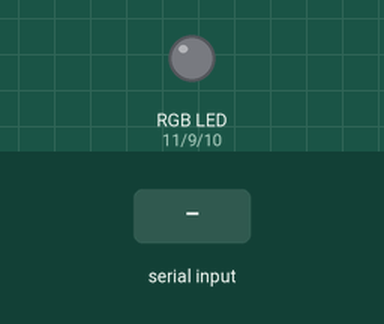
This sketch was run on a simulated Arduino Uno, built with avr-gcc and run on an emulated ATmega328P. On the bench: an RGB LED mixed from three pins (HIGH = lit). The test bench sets the inputs (shaded band). What the sketch prints to the serial monitor is not drawn.

Above: at 1.2 s.
1.3 s: "red" received over Serial
At 3.0 s:
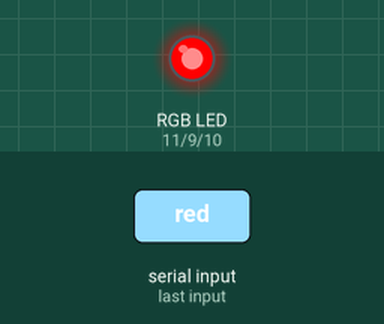
3.8 s: "green" received over Serial
At 6.0 s:
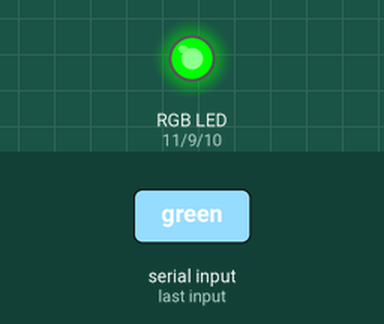
6.3 s: "blue" received over Serial
At 8.0 s:
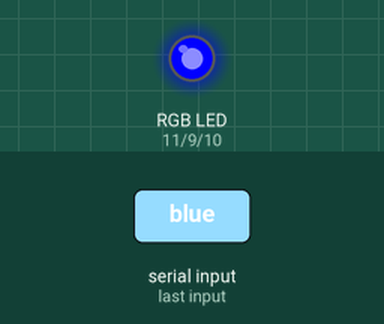
8.8 s: "yellow" received over Serial
At 11.0 s:
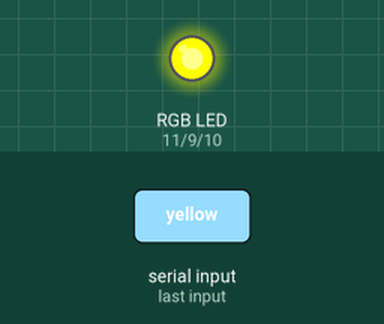
11.3 s: "purple" received over Serial
At 13.1 s:
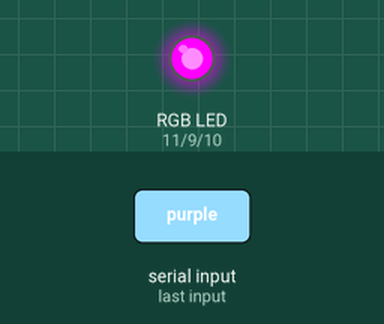
13.8 s: "cyan" received over Serial
At 16.2 s:
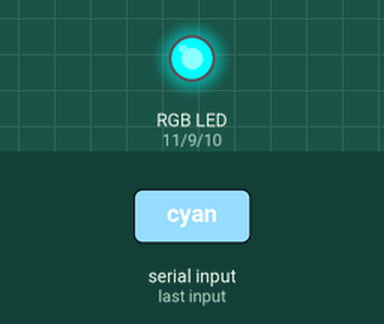
Timing chart, 0 to 17.3 s (numbered marks = the images above; inputs shaded):
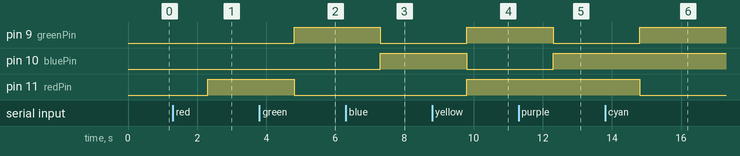

The sketch:

colorsusingRGB.ino
```cpp
int redPin = 11;
int bluePin = 10;
int greenPin = 9;

String color;

void setup() {
  pinMode(redPin, OUTPUT);
  pinMode(greenPin, OUTPUT);
  pinMode(bluePin, OUTPUT);

  Serial.begin(9600);
  Serial.println("Enter a color:");
}

void loop() {

  if (Serial.available() > 0) {

    color = Serial.readString();
    color.trim();

    if (color == "red") {
      analogWrite(redPin, 255);
      analogWrite(greenPin, 0);
      analogWrite(bluePin, 0);
    }

    else if (color == "green") {
      analogWrite(redPin, 0);
      analogWrite(greenPin, 255);
      analogWrite(bluePin, 0);
    }

    else if (color == "blue") {
      analogWrite(redPin, 0);
      analogWrite(greenPin, 0);
      analogWrite(bluePin, 255);
    }

    else if (color == "yellow") {
      analogWrite(redPin, 255);
      analogWrite(greenPin, 255);
      analogWrite(bluePin, 0);
    }

    else if (color == "purple") {
      analogWrite(redPin, 255);
      analogWrite(greenPin, 0);
      analogWrite(bluePin, 255);
    }

    else if (color == "cyan") {
      analogWrite(redPin, 0);
      analogWrite(greenPin, 255);
      analogWrite(bluePin, 255);
    }

    else if (color == "white") {
      analogWrite(redPin, 255);
      analogWrite(greenPin, 255);
      analogWrite(bluePin, 255);
    }

    else {
      Serial.println("Invalid color");
    }
  }
}
```

Measured:
- after the input at 1.3 s, pin 11 (redPin): LOW → HIGH after 1.0 s
- after the input at 3.8 s, pin 9 (greenPin): LOW → HIGH after 1.0 s; pin 11 (redPin): HIGH → LOW after 1.0 s
- after the input at 6.3 s, pin 9 (greenPin): HIGH → LOW after 1.0 s; pin 10 (bluePin): LOW → HIGH after 1.0 s
- after the input at 8.8 s, pin 9 (greenPin), pin 11 (redPin): LOW → HIGH after 1.0 s; pin 10 (bluePin): HIGH → LOW after 1.0 s
- after the input at 11.3 s, pin 9 (greenPin): HIGH → LOW after 1.0 s; pin 10 (bluePin): LOW → HIGH after 1.0 s
- after the input at 13.8 s, pin 9 (greenPin): LOW → HIGH after 1.0 s; pin 11 (redPin): HIGH → LOW after 1.0 s
